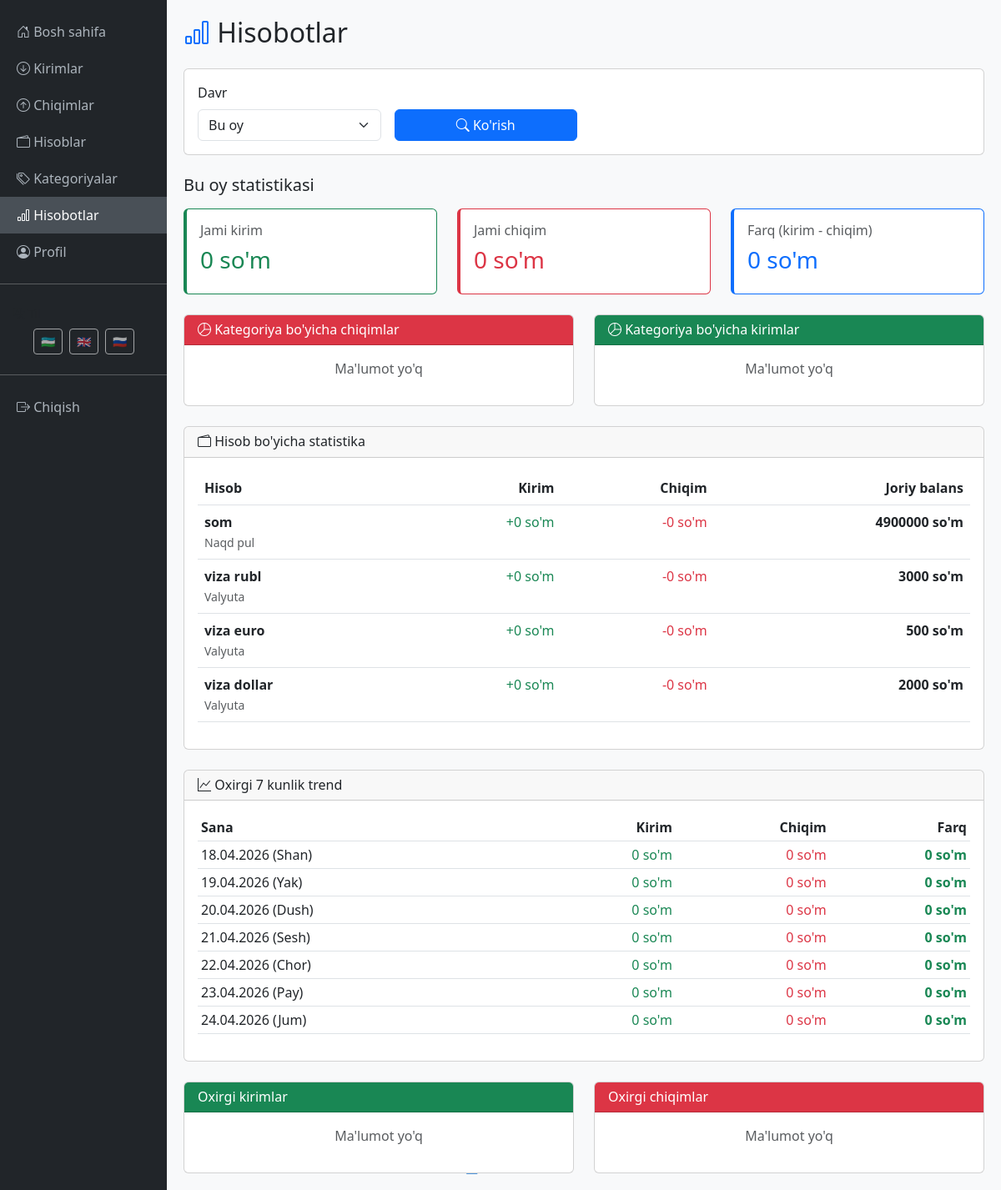
The app's page /uz/reports/ (signed in) with its own data.
### finance/models.py (models this page shows, shortened)
class Account(models.Model):
    ACCOUNT_TYPES = [
        ('cash', 'Naqd pul'),
        ('card', 'Karta'),
        ('currency', 'Valyuta'),
    ]
    CURRENCY_CHOICES = [
        ('UZS', 'So\'m'),
        ('USD', 'Dollar'),
        ('EUR', 'Evro'),
        ('RUB', 'Rubl'),
    ]
    user = models.ForeignKey(User, on_delete=models.CASCADE, related_name='accounts')
    name = models.CharField(max_length=100, verbose_name='Hisob nomi')
    account_type = models.CharField(max_length=20, choices=ACCOUNT_TYPES, verbose_name='Hisob turi')
    currency = models.CharField(max_length=3, choices=CURRENCY_CHOICES, default='UZS', verbose_name='Valyuta')
    balance = models.DecimalField(max_digits=12, decimal_places=2, default=0, verbose_name='Balans')
    created_at = models.DateTimeField(auto_now_add=True)
    class Meta:
        verbose_name = 'Hisob'
        verbose_name_plural = 'Hisoblar'
        ordering = ['-created_at']

### finance/views.py (the view, shortened to what this page needs)
# urls.py: path('reports/', reports_view, name='reports'),
@login_required
def reports_view(request):
    user = request.user
    period = request.GET.get('period', 'month')
    start_date = request.GET.get('start_date')
    end_date = request.GET.get('end_date')
    rates = get_exchange_rates()
    today = date.today()
    if period == 'day':
        date_from = today
        date_to = today
        period_name = 'Bugungi'
    elif period == 'week':
        date_from = today - timedelta(days=today.weekday())
        date_to = today
        period_name = 'Bu hafta'
    elif period == 'month':
        date_from = today.replace(day=1)
        date_to = today
        period_name = 'Bu oy'
    elif period == 'custom' and start_date and end_date:
        date_from = datetime.strptime(start_date, '%Y-%m-%d').date()
        date_to = datetime.strptime(end_date, '%Y-%m-%d').date()
        period_name = f'{date_from.strftime("%d.%m.%Y")} - {date_to.strftime("%d.%m.%Y")}'
    else:
        date_from = today.replace(day=1)
        date_to = today
        period_name = 'Bu oy'
    incomes = Income.objects.filter(user=user, date__range=[date_from, date_to])
    expenses = Expense.objects.filter(user=user, date__range=[date_from, date_to])
    total_income = Decimal('0.00')
    total_expense = Decimal('0.00')
    balance = total_income - total_expense
    expense_categories = {}
    expense_by_category = [
        {'category__name': k, 'total': v}
        for k, v in sorted(expense_categories.items(), key=lambda x: x[1], reverse=True)
    ]
    income_categories = {}
    income_by_category = [
        {'category__name': k, 'total': v}
        for k, v in sorted(income_categories.items(), key=lambda x: x[1], reverse=True)
    ]
    account_stats = []
    accounts = Account.objects.filter(user=user)
    for account in accounts:
        acc_incomes = incomes.filter(account=account)
        acc_income = Decimal('0.00')
        for inc in acc_incomes:
            converted = convert_amount(inc.amount, inc.account.currency, 'UZS', rates)
            acc_income += converted
        acc_expenses = expenses.filter(account=account)
        acc_expense = Decimal('0.00')
        for exp in acc_expenses:
            converted = convert_amount(exp.amount, exp.account.currency, 'UZS', rates)
            acc_expense += converted
        account_stats.append({
            'account': account,
            'income': acc_income,
            'expense': acc_expense,
        })
    daily_stats = []
    for i in range(6, -1, -1):
        day = today - timedelta(days=i)
        day_incomes = Income.objects.filter(user=user, date=day)
        day_income = Decimal('0.00')
        for inc in day_incomes:
            converted = convert_amount(inc.amount, inc.account.currency, 'UZS', rates)
            day_income += converted
        day_expenses = Expense.objects.filter(user=user, date=day)
        day_expense = Decimal('0.00')
        for exp in day_expenses:
            converted = convert_amount(exp.amount, exp.account.currency, 'UZS', rates)
            day_expense += converted
        difference = day_income - day_expense
        daily_stats.append({
            'date': day,
            'income': day_income,
            'expense': day_expense,
            'difference': difference,
        })
    for income in incomes[:10]:
        income.currency_symbol = get_currency_symbol(income.account.currency)
    for expense in expenses[:10]:
        expense.currency_symbol = get_currency_symbol(expense.account.currency)
    context = {
        'period': period,
        'period_name': period_name,
        'date_from': date_from,
        'date_to': date_to,
        'total_income': total_income,
        'total_expense': total_expense,
        'balance': balance,
        'incomes': incomes[:10],
        'expenses': expenses[:10],
        'expense_by_category': expense_by_category,
        'income_by_category': income_by_category,
        'account_stats': account_stats,
        'daily_stats': daily_stats,
    }
    return render(request, 'finance/reports.html', context)

### finance/currency_utils.py (called while the page is built)
def get_exchange_rates():
    rates = {'UZS': Decimal('1.00')}
    for currency_rate in CurrencyRate.objects.all():
        rates[currency_rate.code] = currency_rate.rate_to_uzs
    if 'USD' not in rates:
        rates['USD'] = Decimal('12500.00')
    if 'EUR' not in rates:
        rates['EUR'] = Decimal('14200.00')
    if 'RUB' not in rates:
        rates['RUB'] = Decimal('130.00')
    return rates

### finance/templates/finance/reports.html (shortened to what this page needs)
{% extends 'finance/base.html' %}
{% load i18n %}
{% block content %}
<h2 class="mb-4"><i class="bi bi-bar-chart text-primary"></i> {% trans "Hisobotlar" %}</h2>
<div class="card mb-4">
    <div class="card-body">
        <form method="GET" class="row g-3">
            <div class="col-md-3">
                <label class="form-label">{% trans "Davr" %}</label>
                <select name="period" class="form-select" onchange="toggleCustomDates(this.value)">
                    <option value="month" {% if period == 'month' %}selected{% endif %}>{% trans "Bu oy" %}</option>
                </select>
            </div>
            <div class="col-md-3 d-flex align-items-end">
                <button type="submit" class="btn btn-primary w-100">
                    <i class="bi bi-search"></i> {% trans "Ko'rish" %}
                </button>
            </div>
        </form>
    </div>
</div>
<div class="row mb-4">
    <div class="col-md-12">
        <h5 class="mb-3">{{ period_name }} {% trans "statistikasi" %}</h5>
    </div>
    <div class="col-md-4">
        <div class="card stat-card border-success">
            <div class="card-body">
                <h6 class="text-muted">{% trans "Jami kirim" %}</h6>
                <h3 class="text-success">{{ total_income|floatformat:0 }} {% trans "so'm" %}</h3>
            </div>
        </div>
    </div>
    <div class="col-md-4">
        <div class="card stat-card border-danger">
            <div class="card-body">
                <h6 class="text-muted">{% trans "Jami chiqim" %}</h6>
                <h3 class="text-danger">{{ total_expense|floatformat:0 }} {% trans "so'm" %}</h3>
            </div>
        </div>
    </div>
    <div class="col-md-4">
        <div class="card stat-card {% if balance >= 0 %}border-primary{% else %}border-warning{% endif %}">
            <div class="card-body">
                <h6 class="text-muted">{% trans "Farq (kirim - chiqim)" %}</h6>
                <h3 class="{% if balance >= 0 %}text-primary{% else %}text-warning{% endif %}">
                    {{ balance|floatformat:0 }} {% trans "so'm" %}
                </h3>
            </div>
        </div>
    </div>
</div>
<div class="row mb-4">
    <div class="col-md-6">
        <div class="card">
            <div class="card-header bg-danger text-white">
                <h6 class="mb-0"><i class="bi bi-pie-chart"></i> {% trans "Kategoriya bo'yicha chiqimlar" %}</h6>
            </div>
            <div class="card-body">
                {% if expense_by_category %}
                <div class="table-responsive">
                    <table class="table table-sm">
                        <thead>
                            <tr>
                                <th>{% trans "Kategoriya" %}</th>
                                <th class="text-end">{% trans "Summa" %}</th>
                                <th class="text-end">%</th>
                            </tr>
                        </thead>
                        <tbody>
                            {% for item in expense_by_category %}
                            <tr>
                                <td>{{ item.category__name }}</td>
                                <td class="text-end fw-bold">{{ item.total|floatformat:0 }} {% trans "so'm" %}</td>
                                <td class="text-end">
                                    {% widthratio item.total total_expense 100 %}%
                                </td>
                            </tr>
                            {% endfor %}
                        </tbody>
                    </table>
                </div>
                {% else %}
                <p class="text-muted text-center">{% trans "Ma'lumot yo'q" %}</p>
                {% endif %}
            </div>
        </div>
    </div>
    <div class="col-md-6">
        <div class="card">
            <div class="card-header bg-success text-white">
                <h6 class="mb-0"><i class="bi bi-pie-chart"></i> {% trans "Kategoriya bo'yicha kirimlar" %}</h6>
            </div>
            <div class="card-body">
                {% if income_by_category %}
                <div class="table-responsive">
                    <table class="table table-sm">
                        <thead>
                            <tr>
                                <th>{% trans "Kategoriya" %}</th>
                                <th class="text-end">{% trans "Summa" %}</th>
                                <th class="text-end">%</th>
                            </tr>
                        </thead>
                        <tbody>
                            {% for item in income_by_category %}
                            <tr>
                                <td>{{ item.category__name }}</td>
                                <td class="text-end fw-bold">{{ item.total|floatformat:0 }} {% trans "so'm" %}</td>
                                <td class="text-end">
                                    {% widthratio item.total total_income 100 %}%
                                </td>
                            </tr>
                            {% endfor %}
                        </tbody>
                    </table>
                </div>
                {% else %}
                <p class="text-muted text-center">{% trans "Ma'lumot yo'q" %}</p>
                {% endif %}
            </div>
        </div>
    </div>
</div>
<div class="card mb-4">
    <div class="card-header">
        <h6 class="mb-0"><i class="bi bi-wallet2"></i> {% trans "Hisob bo'yicha statistika" %}</h6>
    </div>
    <div class="card-body">
        {% if account_stats %}
        <div class="table-responsive">
            <table class="table table-hover">
                <thead>
                    <tr>
                        <th>{% trans "Hisob" %}</th>
                        <th class="text-end">{% trans "Kirim" %}</th>
                        <th class="text-end">{% trans "Chiqim" %}</th>
                        <th class="text-end">{% trans "Joriy balans" %}</th>
                    </tr>
                </thead>
                <tbody>
                    {% for stat in account_stats %}
                    <tr>
                        <td>
                            <strong>{{ stat.account.name }}</strong>
                            <br><small class="text-muted">{{ stat.account.get_account_type_display }}</small>
                        </td>
                        <td class="text-end text-success">+{{ stat.income|floatformat:0 }} {% trans "so'm" %}</td>
                        <td class="text-end text-danger">-{{ stat.expense|floatformat:0 }} {% trans "so'm" %}</td>
                        <td class="text-end fw-bold">{{ stat.account.balance|floatformat:0 }} {% trans "so'm" %}</td>
                    </tr>
                    {% endfor %}
                </tbody>
            </table>
        </div>
        {% else %}
        <p class="text-muted text-center">{% trans "Ma'lumot yo'q" %}</p>
        {% endif %}
    </div>
</div>
<div class="card mb-4">
    <div class="card-header">
        <h6 class="mb-0"><i class="bi bi-graph-up"></i> {% trans "Oxirgi 7 kunlik trend" %}</h6>
    </div>
    <div class="card-body">
        <div class="table-responsive">
            <table class="table table-sm">
                <thead>
                    <tr>
                        <th>{% trans "Sana" %}</th>
                        <th class="text-end">{% trans "Kirim" %}</th>
                        <th class="text-end">{% trans "Chiqim" %}</th>
                        <th class="text-end">{% trans "Farq" %}</th>
                    </tr>
                </thead>
                <tbody>
                    {% for day in daily_stats %}
                    <tr>
                        <td>{{ day.date|date:"d.m.Y (D)" }}</td>
                        <td class="text-end text-success">{{ day.income|floatformat:0 }} {% trans "so'm" %}</td>
                        <td class="text-end text-danger">{{ day.expense|floatformat:0 }} {% trans "so'm" %}</td>
                        <td class="text-end fw-bold {% if day.income >= day.expense %}text-success{% else %}text-danger{% endif %}">
                            {{ day.difference|floatformat:0 }} {% trans "so'm" %}
                        </td>
                    </tr>
                    {% endfor %}
                </tbody>
            </table>
        </div>
    </div>
</div>
<div class="row">
    <div class="col-md-6">
        <div class="card">
            <div class="card-header bg-success text-white">
                <h6 class="mb-0">{% trans "Oxirgi kirimlar" %}</h6>
            </div>
            <div class="card-body">
                {% if incomes %}
                <ul class="list-group list-group-flush">
                    {% for income in incomes %}
                    <li class="list-group-item d-flex justify-content-between">
                        <div>
                            <strong>{{ income.category }}</strong><br>
                            <small class="text-muted">{{ income.date }} - {{ income.account.name }}</small>
                        </div>
                        <span class="text-success fw-bold">+{{ income.amount|floatformat:2 }} {{ income.currency_symbol }}</span>
                    </li>
                    {% endfor %}
                </ul>
                {% else %}
                <p class="text-muted text-center">{% trans "Ma'lumot yo'q" %}</p>
                {% endif %}
            </div>
        </div>
    </div>
    <div class="col-md-6">
        <div class="card">
            <div class="card-header bg-danger text-white">
                <h6 class="mb-0">{% trans "Oxirgi chiqimlar" %}</h6>
            </div>
            <div class="card-body">
                {% if expenses %}
                <ul class="list-group list-group-flush">
                    {% for expense in expenses %}
                    <li class="list-group-item d-flex justify-content-between">
                        <div>
                            <strong>{{ expense.category }}</strong><br>
                            <small class="text-muted">{{ expense.date }} - {{ expense.account.name }}</small>
                        </div>
                        <span class="text-danger fw-bold">-{{ expense.amount|floatformat:2 }} {{ expense.currency_symbol }}</span>
                    </li>
                    {% endfor %}
                </ul>
                {% else %}
                <p class="text-muted text-center">{% trans "Ma'lumot yo'q" %}</p>
                {% endif %}
            </div>
        </div>
    </div>
</div>
{% endblock %}

### finance/templates/finance/base.html (style rules this page uses)
body { background-color: #f8f9fa; }
.stat-card { border-left: 4px solid; transition: transform 0.2s; }

### records on screen
Account: account.name "som", account.account_type "Naqd pul", income "0", expense "0", account.balance "4900000"
Account: account.name "viza rubl", account.account_type "Valyuta", income "0", expense "0", account.balance "3000"
Account: account.name "viza euro", account.account_type "Valyuta", income "0", expense "0", account.balance "500"
Account: account.name "viza dollar", account.account_type "Valyuta", income "0", expense "0", account.balance "2000"

### other values on screen
{{ period_name }} "Bu oy"
{{ total_income|floatformat:0 }} "0"
{{ total_expense|floatformat:0 }} "0"
{{ balance|floatformat:0 }} "0"
{{ day.date|date:"d.m.Y (D)" }} "18.04.2026 (Shan)"
{{ day.income|floatformat:0 }} "0"
{{ day.expense|floatformat:0 }} "0"
{{ day.difference|floatformat:0 }} "0"
{{ day.date|date:"d.m.Y (D)" }} "19.04.2026 (Yak)"
{{ day.date|date:"d.m.Y (D)" }} "20.04.2026 (Dush)"
{{ day.date|date:"d.m.Y (D)" }} "21.04.2026 (Sesh)"
{{ day.date|date:"d.m.Y (D)" }} "22.04.2026 (Chor)"
{{ day.date|date:"d.m.Y (D)" }} "23.04.2026 (Pay)"
{{ day.date|date:"d.m.Y (D)" }} "24.04.2026 (Jum)"
